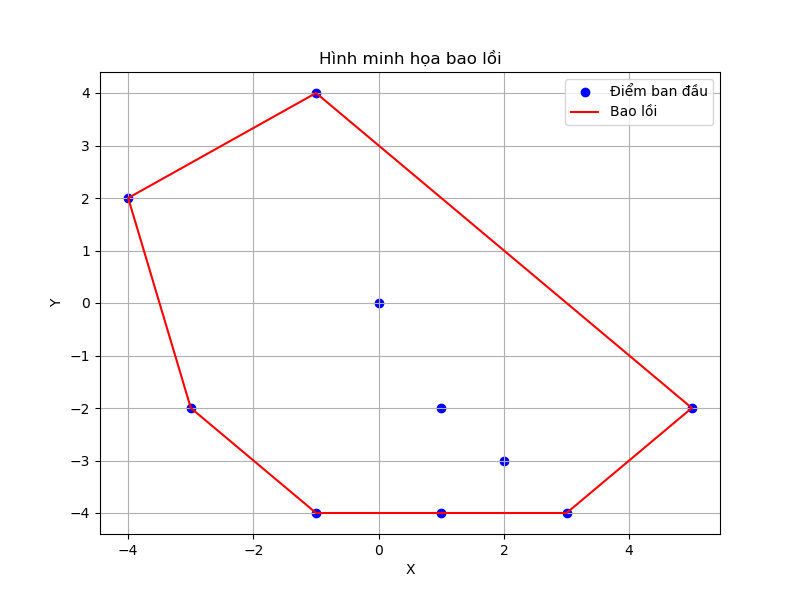

Generate this figure with Python:
import matplotlib.pyplot as plt

# Định nghĩa lớp Point
class Point:
    def __init__(self, x, y):
        self.x = x
        self.y = y

# Hàm tìm hướng của bộ ba điểm (p, q, r)
# 0 -> p, q, và r thẳng hàng
# 1 -> Theo chiều kim đồng hồ
# 2 -> Ngược chiều kim đồng hồ
def orientation(p, q, r):
    val = (q.y - p.y) * (r.x - q.x) - (q.x - p.x) * (r.y - q.y)
    if val == 0:
        return 0
    return 1 if val > 0 else 2

# Hàm tính diện tích bao lồi bằng công thức Shoelace
def calculate_area(hull):
    area = 0.0
    n = len(hull)
    for i in range(n):
        j = (i + 1) % n
        area += (hull[i].x * hull[j].y) - (hull[i].y * hull[j].x)
    return abs(area) / 2.0

# Hàm tìm bao lồi
def convex_hull(points):
    n = len(points)
    if n < 3:
        print("Không thể tạo bao lồi.")
        return []

    hull = []

    # Tìm điểm bên trái nhất
    leftmost = min(range(n), key=lambda i: points[i].x)
    p = leftmost

    while True:
        hull.append(points[p])
        q = (p + 1) % n

        for i in range(n):
            if orientation(points[p], points[i], points[q]) == 2:
                q = i
        
        p = q
        if p == leftmost:
            break

    return hull

# Hàm vẽ các điểm và bao lồi
def plot(points, hull):
    # Các điểm gốc
    x_points = [p.x for p in points]
    y_points = [p.y for p in points]
    
    # Các điểm của bao lồi
    x_hull = [p.x for p in hull] + [hull[0].x]  # Đóng kín đường
    y_hull = [p.y for p in hull] + [hull[0].y]

    plt.figure(figsize=(8, 6))
    plt.scatter(x_points, y_points, color='blue', label='Điểm ban đầu')
    plt.plot(x_hull, y_hull, color='red', label='Bao lồi')
    plt.title('Hình minh họa bao lồi')
    plt.xlabel('X')
    plt.ylabel('Y')
    plt.legend()
    plt.grid()
    plt.show()

# Hàm chính
def main():
    # Các điểm đã cho
    points = [
        Point(-4, 2), Point(-3, -2), Point(-1, 4),
        Point(-1, -4), Point(0, 0), Point(1, -2),
        Point(1, -4), Point(2, -3), Point(3, -4),
        Point(5, -2)
    ]

    # Tìm bao lồi
    hull = convex_hull(points)

    # In ra các điểm của bao lồi
    print("Các điểm bao lồi là:")
    for p in hull:
        print(f"({p.x}, {p.y})")

    # Tính diện tích của bao lồi
    area = calculate_area(hull)
    print(f"Diện tích bao lồi: {area:.2f}")

    # Vẽ các điểm và bao lồi
    plot(points, hull)

# Chạy hàm chính
if __name__ == "__main__":
    main()
